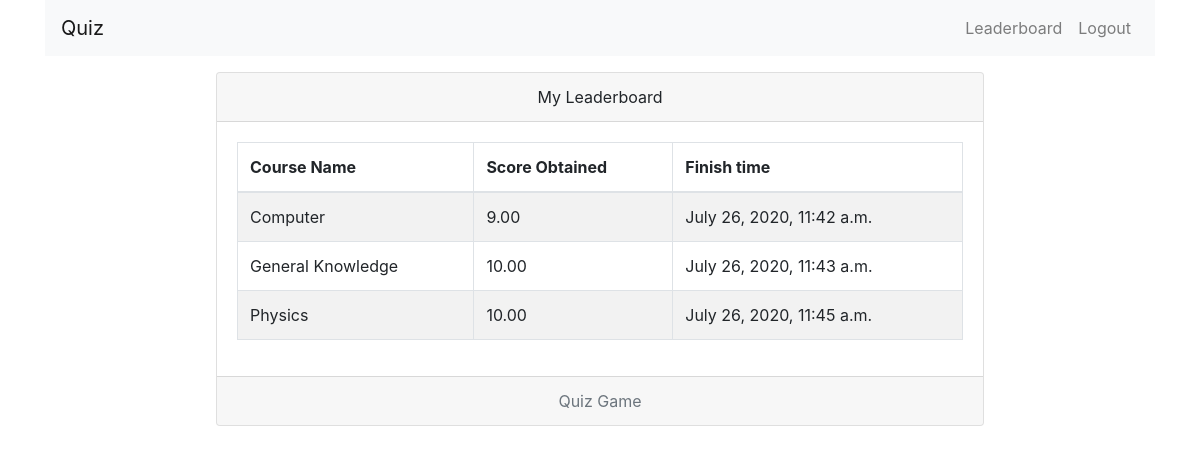
/leaderboard/ (signed in), run on the app's committed database.
### myapp/models.py (models this page shows, shortened)
class Quizgame(models.Model):
    user = models.ForeignKey(User, on_delete=models.CASCADE)
    total_score = models.DecimalField("Total score", default=0, decimal_places=2, max_digits=6)
    course = models.ForeignKey(Course, on_delete=models.CASCADE, null=True)
    start_time = models.DateTimeField(auto_now_add=True)
    finish_time = models.DateTimeField(null=True)

class Course(models.Model):
    course_name = models.CharField(max_length=50)
    date_created = models.DateTimeField(auto_now_add=True)

### myapp/views.py (the view)
# urls.py: path('leaderboard/',views.leaderboard, name='score_board')
@login_required
def leaderboard(request):
    objects = Quizgame.objects.filter(user=request.user)
    context = {"objects":objects}
    return render(request,"quiz/leaderboard.html",context=context)

### templates/quiz/leaderboard.html (shortened to what this page needs)
{% extends "layout.html" %}
{% block content %}
<div class="container w-auto p-3 col-md-8 offset-md-2">
    <div class="card">
        <div class="card-header text-center">
            My Leaderboard
        </div>
        <div class="card-body">
            {% if objects %}
            <table class="table table-striped table-bordered">
                <thead>
                    <tr>
                        <th>Course Name</th>
                        <th>Score Obtained</th>
                        <th>Finish time</th>
                    </tr>
                </thead>
                <tbody>
                    {% for object in objects %}
                    <tr>
                        <td>{{ object.course.course_name }}</td>
                        <td>{{ object.total_score }}</td>
                        <td>{{ object.finish_time }}</td>
                    </tr>
                    {% endfor %}
                </tbody>
            </table>
            {% else %}
                <p class="text-center">Not yet attended any Quizzes.</p>
            {% endif %}
        </div>
        <div class="card-footer text-muted text-center">
            Quiz Game
        </div>
    </div>
</div>
{% endblock %}

### templates/layout.html (shortened to what this page needs)
{% load static %}
<!DOCTYPE html>
<html lang="en">
<head>
    <link rel="stylesheet" href="{% static 'css/bootstrap.min.css' %}">
    <link rel="stylesheet" href="{% static 'css/styles.css' %}">
</head>
<body>
    <div class="container">
        <nav class="navbar navbar-expand-lg navbar-light bg-light">
            <a class="navbar-brand" href="{% url 'Quiz:profile' %}">Quiz</a>
                {% if request.user.is_authenticated %}
                <ul class="navbar-nav">
                    <li class="nav-item">
                        <a class="nav-link" href="{% url 'Quiz:score_board' %}">
                            Leaderboard
                        </a>
                    </li>
                    <li class="nav-item">
                        {% if request.user.is_authenticated %}
                        <a class="nav-link" href="{% url 'Quiz:logout' %}">Logout</a>
                        {% else %}
                        <a class="nav-link" href="{% url 'Quiz:login' %}">Login</a>
                        {% endif %}
                    </li>
                </ul>
                {% endif %}
        </nav>
    </div>
    {% block content %}
    {% endblock %}
</body>
</html>

### templates/layout.html (style rules this page uses)
.navbar-nav { margin-left: auto; }

### data on the page
Quizgame: course.course_name "Computer", total_score "9.00", finish_time "July 26, 2020, 11:42 a.m."
Quizgame: course.course_name "General Knowledge", total_score "10.00", finish_time "July 26, 2020, 11:43 a.m."
Quizgame: course.course_name "Physics", total_score "10.00", finish_time "July 26, 2020, 11:45 a.m."
